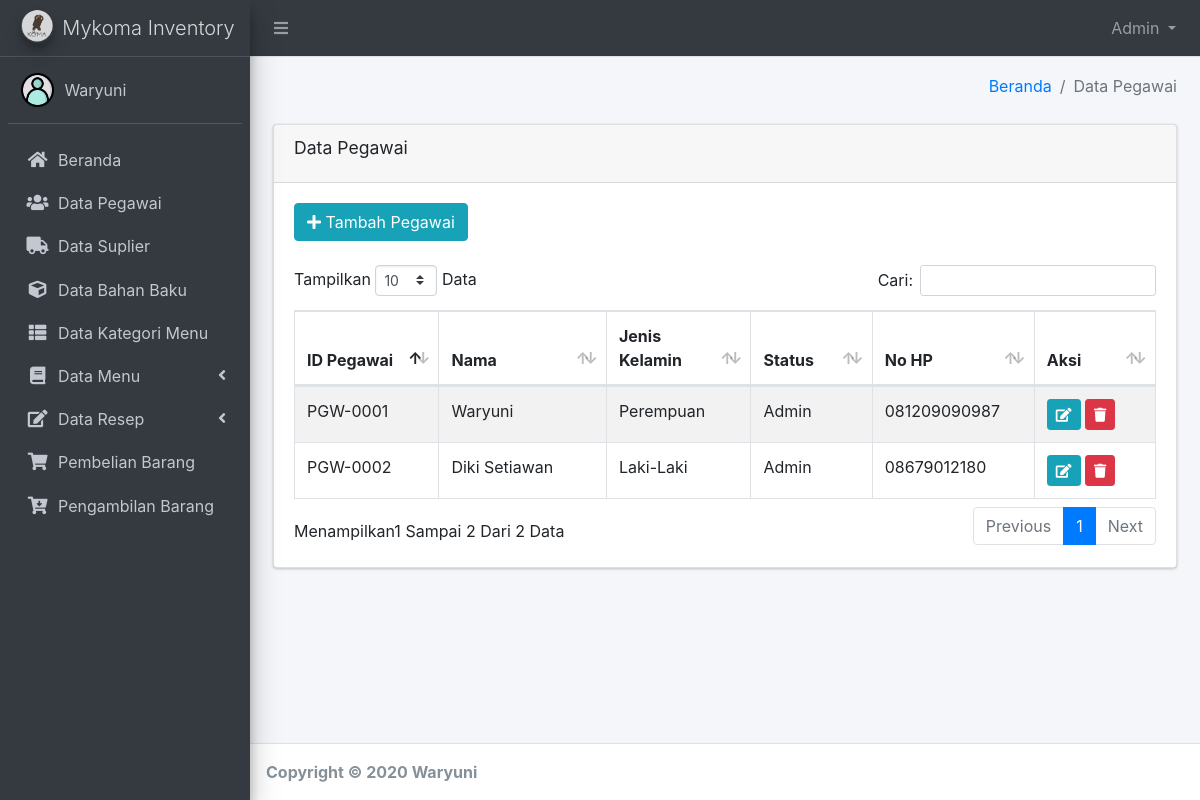
The page /index.php?page=pgw (signed in) on the database its author committed.
### tables this page shows
CREATE TABLE `pegawai` (
  `id_pegawai` varchar(50) NOT NULL,
  `nm_pegawai` varchar(100) NOT NULL,
  `jk` varchar(30) NOT NULL,
  `status` varchar(50) NOT NULL,
  `alamat` text NOT NULL,
  `no_telp` char(15) NOT NULL,
  PRIMARY KEY (`id_pegawai`)
);

### modules/pegawai/view.php (the view, shortened to what this page needs)
<section class="content-header">
    <div class="container-fluid">
        <div class="row mb-2">
            <div class="col-sm-12">
                <ol class="breadcrumb float-sm-right">
                    <li class="breadcrumb-item"><a href="index.php?page=beranda">Beranda</a></li>
                    <li class="breadcrumb-item active">Data Pegawai</li>
                </ol>
            </div>
        </div>
    </div>
</section>
<section class="content">
    <div class="container-fluid">
        <div class="row">
            <div class="col-12">
                <div class="card">
                    <div class="card-header">
                        <h3 class="card-title">Data Pegawai</h3>
                    </div>
                    <div class="card-body">
                        <a href="index.php?page=tampgw" class="btn btn-info"><i class="fa fa-plus"></i> Tambah Pegawai</a> <br> <br>
                        <table id="example1" class="table table-bordered table-striped">
                            <thead>
                                <tr>
                                    <th>ID Pegawai</th>
                                    <th>Nama</th>
                                    <th>Jenis Kelamin</th>
                                    <th>Status</th>
                                    <th>No HP</th>
                                    <th>Aksi</th>
                                </tr>
                            </thead>
                            <tbody>
                                <?php
                                $query  = mysqli_query($db, "SELECT * FROM pegawai");
                                $hitung = mysqli_num_rows($query);
                                if ($hitung > 0) {
                                    while ($pecah = mysqli_fetch_assoc($query)) {
                                ?>
                                        <tr>
                                            <td style="width:100px;"><?= $pecah['id_pegawai']; ?></td>
                                            <td style="width:120px;"><?= $pecah['nm_pegawai']; ?></td>
                                            <td style="width:100px;"><?= $pecah['jk']; ?></td>
                                            <td style="width:80px;"><?= $pecah['status']; ?></td>
                                            <td style="width:100px;"><?= $pecah['no_telp']; ?></td>
                                            <td style="width:80px;">
                                                <a class="btn btn-info btn-sm " href="index.php?page=edtpgw&id_pegawai=<?php echo $pecah['id_pegawai']; ?>" data-toggle="tooltip" data-placement="bottom" title="Edit"><i class="fa fa-edit"></i></a>
                                                <a onclick="return confirm('Anda Yakin Ingin Menghapus?')" class="btn btn-danger btn-sm" href="index.php?page=pgw&aksi=hapus&id_pegawai=<?php echo $pecah['id_pegawai']; ?>" data-toggle="tooltip" data-placement="bottom" title="Hapus">
                                                    <i class="fa fa-trash"></i></a>
                                            </td>
                                        </tr>
                                <?php }
                                } ?>
                            </tbody>
                        </table>
                    </div>
                </div>
            </div>
        </div>
    </div>
</section>

### rows shown on the page
pegawai: id_pegawai "PGW-0001", nm_pegawai "Waryuni", jk "Perempuan", status "Admin", no_telp "081209090987"
pegawai: id_pegawai "PGW-0002", nm_pegawai "Diki Setiawan", jk "Laki-Laki", status "Admin", no_telp "08679012180"

### other values the page prints
$_SESSION['level'] "Admin"
$_SESSION['nama'] "Waryuni"
